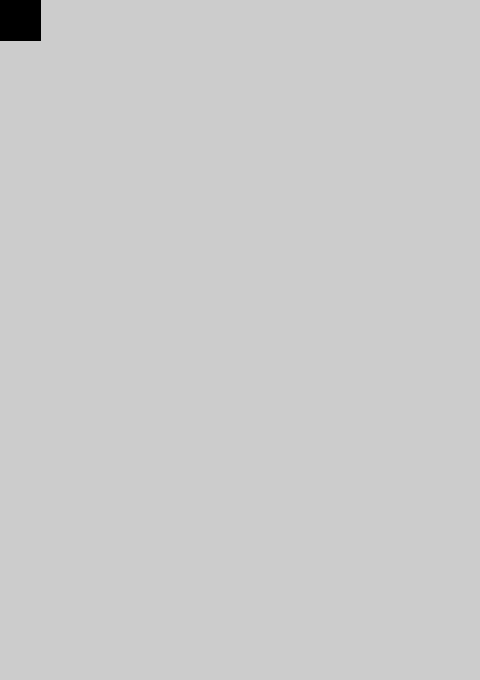
Frame 1 (no input)
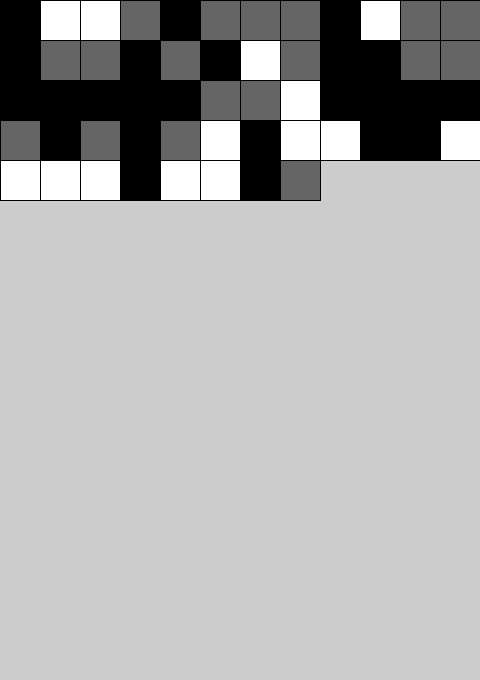
Frame 60 (the mouse pressed at the canvas centre just before this capture)
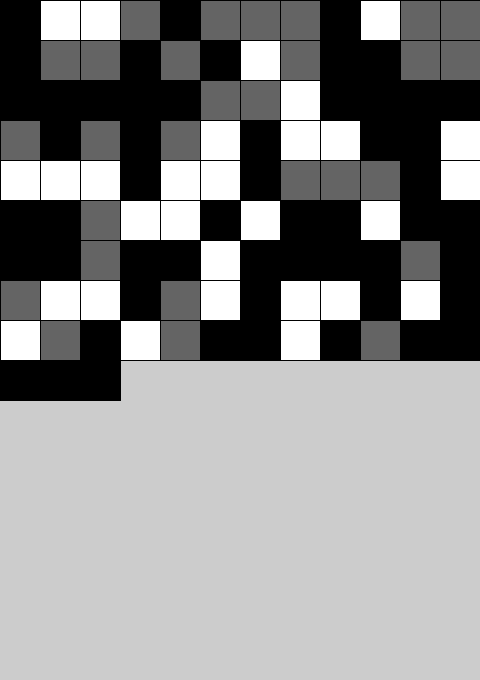
Frame 120 (the mouse held since frame 60 and released just before this capture)

The Processing sketch that drew these frames (run headless with seeded random() and noise(); from frame 60 on, the mouse is pressed at the canvas centre):

// Processing sketch: challenges
// ── challenges.pde
// Name: Ethan Peterson
int tileSize = 40;
int column = 0;
int row = 0;


void setup() {
  size(480, 680);
}

void draw() {
  fill(randomColor(0, 100));
  rect(column * tileSize, row, tileSize, tileSize);
  column++;
  if (column * tileSize > width) {
    row = row + tileSize;
    column = 0; // reset column val so the squares are drawn in every new row starting from the left
  }
}

int randomColor(int c1, int c2) { //returns one or the other grayscale color the user inputted
  if (random(0, 1) > 0.5) {
    return c1;
  } else if (random(0, 1) < 0.5) {
    return c2;
  } else { // else statement should only run if the function did not work
    return -1;
  }
}
